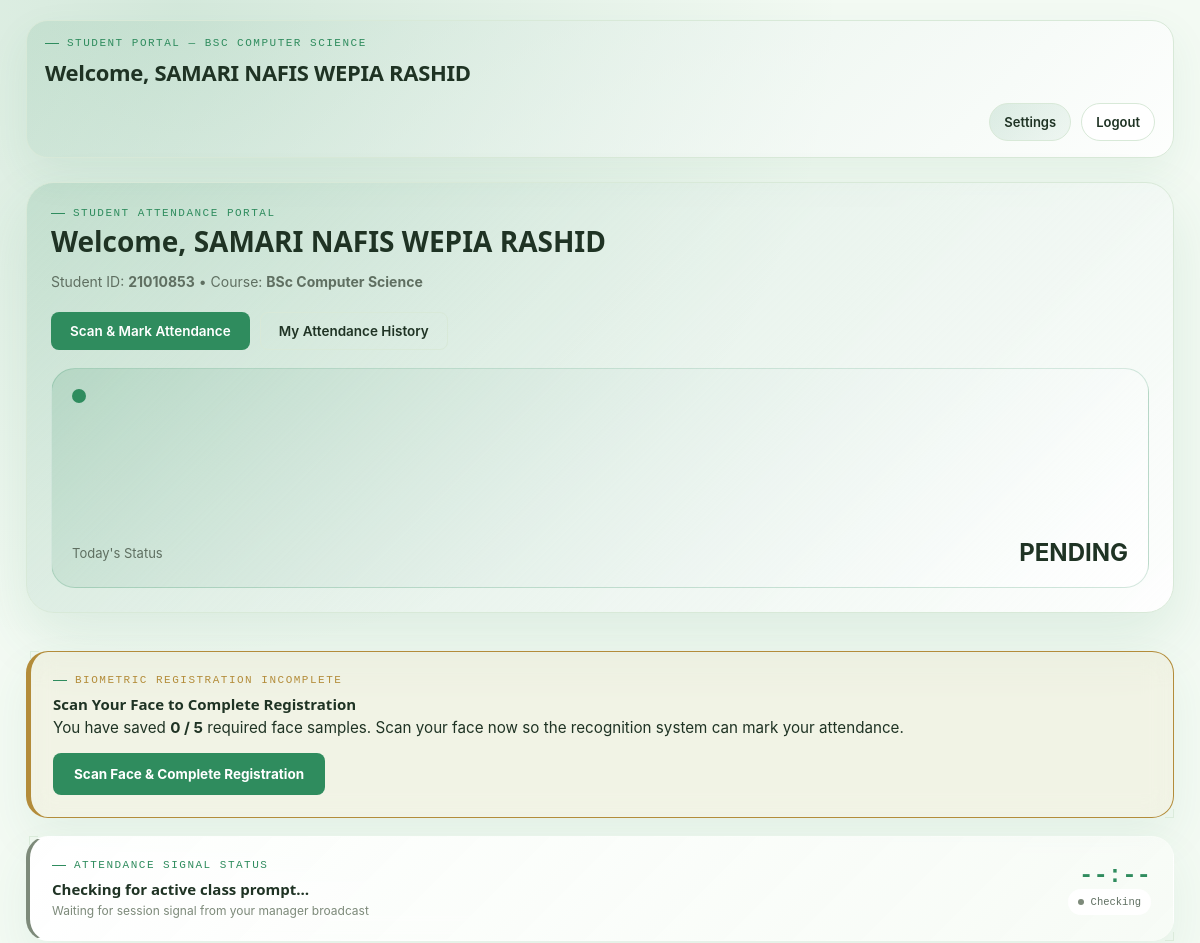
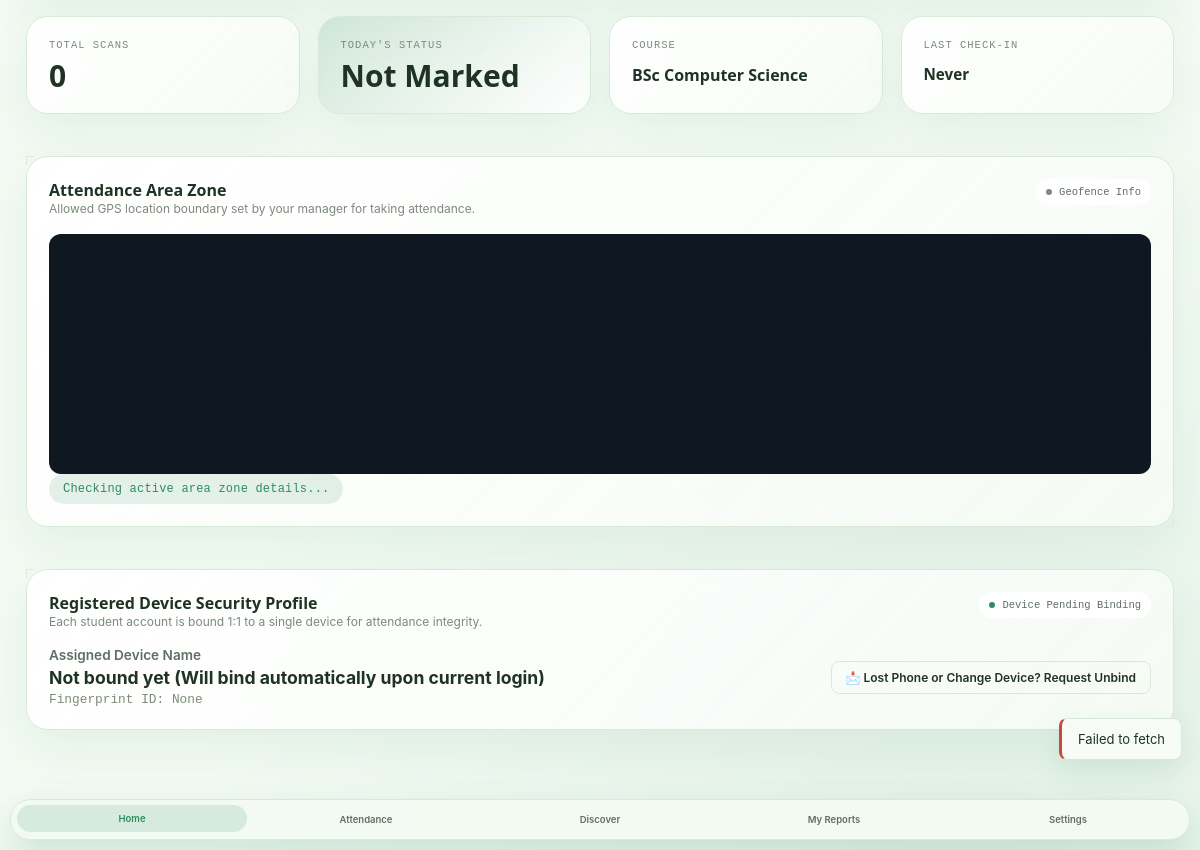
The page / (signed in) on the database its author committed (2 pictures, top to bottom).
### tables this page shows
CREATE TABLE students (
                id            INTEGER PRIMARY KEY AUTOINCREMENT,
                student_id    TEXT UNIQUE NOT NULL,
                full_name     TEXT NOT NULL,
                course        TEXT NOT NULL,
                email         TEXT,
                face_samples  INTEGER DEFAULT 0,
                created_at    TEXT NOT NULL
            , device_name TEXT, device_reset_requested INTEGER DEFAULT 0, device_reset_reason TEXT, device_id TEXT);

### app.py (the view)
@app.route("/")
def dashboard():
    if not session.get("logged_in"):
        return redirect(url_for("login_page"))
    if session.get("role") == "student":
        student_id = session.get("student_id")
        summary = db.get_student_summary(student_id) if student_id else None
        return render_template("dashboard.html", student_summary=summary)
    return render_template("dashboard.html")

### app.py (called while the page is built, shortened)
@app.before_request
def restrict_manager_access():
    is_restricted_api = request.endpoint in MANAGER_API_ENDPOINTS or (request.endpoint == "api_zone" and request.method == "POST")
    is_restricted_page = request.endpoint in MANAGER_PAGES

### database.py (called while the page is built)
def get_connection():
    conn = sqlite3.connect(DB_PATH)
    conn.row_factory = sqlite3.Row
    return conn

def get_student(student_id):
    conn = get_connection()
    row = conn.execute("SELECT * FROM students WHERE student_id = ?", (student_id,)).fetchone()
    conn.close()
    return dict(row) if row else None

def get_student_summary(student_id):
    student = get_student(student_id)
    if not student:
        return None
    conn = get_connection()
    total_scans = conn.execute("SELECT COUNT(*) AS c FROM attendance WHERE student_id = ?", (student_id,)).fetchone()["c"]
    today = date.today().isoformat()
    today_row = conn.execute("SELECT * FROM attendance WHERE student_id = ? AND date = ? ORDER BY id DESC LIMIT 1", (student_id, today)).fetchone()
    last_row = conn.execute("SELECT * FROM attendance WHERE student_id = ? ORDER BY id DESC LIMIT 1", (student_id,)).fetchone()
    conn.close()
    return {
        "student": student,
        "total_scans": total_scans,
        "attended_today": bool(today_row),
        "today_status": dict(today_row)["status"] if today_row else "not_marked",
        "last_scan": f"{last_row['date']} {last_row['time']}" if last_row else "Never",
    }

### templates/dashboard.html (shortened to what this page needs)
{% extends "base.html" %}
{% block content %}
{% if session.get('role') == 'student' %}
<div class="dashboard-shell">
  <div class="dashboard-main">
    <div class="hero-panel">
      <div class="hero-copy">
        <div class="eyebrow">Student Attendance Portal</div>
        <h1 class="hero-title">Welcome, {{ session.get('full_name') }}</h1>
        <p class="hero-sub">Student ID: <strong>{{ session.get('student_id') }}</strong> • Course: <strong>{{ session.get('course') }}</strong></p>
        <div class="hero-actions">
          <a class="btn btn-primary" href="/attendance">Scan & Mark Attendance</a>
          <a class="btn btn-ghost" href="/reports">My Attendance History</a>
        </div>
      </div>
      <div class="hero-glow-card">
        <div class="pulse-dot"></div>
        <div class="hero-metric">
          <span>Today's Status</span>
          <strong>{% if student_summary and student_summary.attended_today %}PRESENT{% else %}PENDING{% endif %}</strong>
        </div>
      </div>
    </div>
    {% if student_summary and student_summary.student and student_summary.student.face_samples < 5 %}
    <div class="card mb-24" id="student-face-enrollment-card" style="background: rgba(225, 194, 129, 0.12); border: 1.5px solid var(--warn, #b38c3a); border-left: 5px solid var(--warn, #b38c3a);">
      <div class="flex-between" style="flex-wrap:wrap; gap:16px;">
        <div>
          <div class="eyebrow" style="color:var(--warn, #b38c3a);">BIOMETRIC REGISTRATION INCOMPLETE</div>
          <h3 class="section-title" style="margin-top:2px;">Scan Your Face to Complete Registration</h3>
          <p class="section-hint" style="color:var(--text); font-size:0.95rem;">
            You have saved <strong id="stu-sample-count-disp">{{ student_summary.student.face_samples }} / 5</strong> required face samples. Scan your face now so the recognition system can mark your attendance.
          </p>
        </div>
        <div>
          <button class="btn btn-primary" id="open-face-enroll-btn" type="button" style="padding:12px 20px; font-weight:700;">
            Scan Face & Complete Registration
          </button>
        </div>
      </div>
    </div>
    {% endif %}
    <div class="card mb-24" id="student-active-signal-card" style="border: 1px solid rgba(255,255,255,0.15); border-left: 4px solid #7d8a7a;">
      <div class="flex-between">
        <div>
          <div class="eyebrow" id="stu-signal-eyebrow">ATTENDANCE SIGNAL STATUS</div>
          <h3 class="section-title" id="stu-signal-title">Checking for active class prompt…</h3>
          <p class="section-hint" id="stu-signal-sub">Waiting for session signal from your manager broadcast</p>
        </div>
        <div style="text-align:right;">
          <div class="mono" id="stu-signal-timer" style="font-size:1.5rem; font-weight:700; color:var(--accent);">--:--</div>
          <span class="status-chip mt-4" id="stu-signal-badge"><span class="dot"></span>Checking</span>
        </div>
      </div>
    </div>
    <div class="grid grid-4" id="student-stat-cards">
      <div class="card stat-card glow-card">
        <span class="stat-label">Total Scans</span>
        <div class="stat-value">{{ student_summary.total_scans if student_summary else 0 }}</div>
      </div>
      <div class="card stat-card glow-card accent">
        <span class="stat-label">Today's Status</span>
        <div class="stat-value">{% if student_summary and student_summary.attended_today %}Present{% else %}Not Marked{% endif %}</div>
      </div>
      <div class="card stat-card glow-card">
        <span class="stat-label">Course</span>
        <div class="stat-value" style="font-size:1.0rem; padding-top:6px; word-break:break-word;">{{ session.get('course') }}</div>
      </div>
      <div class="card stat-card glow-card">
        <span class="stat-label">Last Check-in</span>
        <div class="stat-value" style="font-size:0.95rem; padding-top:6px;">{{ student_summary.last_scan if student_summary else 'Never' }}</div>
      </div>
    </div>
    <div class="card mt-24">
      <div class="card-header">
        <div>
          <h3 class="section-title">Attendance Area Zone</h3>
          <p class="section-hint">Allowed GPS location boundary set by your manager for taking attendance.</p>
        </div>
        <span class="status-chip" id="stu-zone-chip"><span class="dot"></span>Geofence Info</span>
      </div>
      <div id="stu-map-preview" style="height: 240px; border-radius:12px; background:#0f1720;"></div>
      <div id="stu-zone-details" class="hint-pill mt-12">Checking active area zone details...</div>
    </div>
    <div class="card mt-24">
      <div class="card-header">
        <div>
          <h3 class="section-title">Registered Device Security Profile</h3>
          <p class="section-hint">Each student account is bound 1:1 to a single device for attendance integrity.</p>
        </div>
        <span class="status-chip">
          <span class="dot dot-live"></span>
          {% if student_summary and student_summary.student and student_summary.student.device_id %}
            Device Bound & Secured
          {% else %}
            Device Pending Binding
          {% endif %}
        </span>
      </div>
      <div class="grid grid-2 gap-16 mt-12" style="align-items:center;">
        <div>
          <div style="font-size:0.85rem; color:var(--text-mute); font-weight:600;">Assigned Device Name</div>
          <div style="font-size:1.1rem; font-weight:700; margin-top:4px;" id="stu-assigned-device-name">
            {% if student_summary and student_summary.student and student_summary.student.device_name %}
              {{ student_summary.student.device_name }}
            {% elif student_summary and student_summary.student and student_summary.student.device_id %}
              {{ student_summary.student.device_id }}
            {% else %}
              Not bound yet (Will bind automatically upon current login)
            {% endif %}
          </div>
          <div style="font-size:0.8rem; color:var(--text-faint); margin-top:4px;" class="mono">
            Fingerprint ID: {{ student_summary.student.device_id if (student_summary and student_summary.student and student_summary.student.device_id) else 'None' }}
          </div>
        </div>
        <div style="text-align:right;">
          {% if student_summary and student_summary.student and student_summary.student.device_reset_requested %}
            <div class="hint-pill" style="background:rgba(225,194,129,0.15); color:var(--warn); border:1px solid var(--warn); display:inline-block;">
              Device reset request pending manager approval.
            </div>
          {% else %}
            <button class="btn btn-ghost btn-sm" id="btn-request-device-reset" type="button">
              📩 Lost Phone or Change Device? Request Unbind
            </button>
          {% endif %}
        </div>
      </div>
    </div>
  </div>
</div>
{% endif %}
{% endblock %}

### templates/base.html (shortened to what this page needs)
<!doctype html>
<html lang="en">
  <head>
    <link rel="stylesheet" href="{{ url_for('static', filename='css/style.css') }}">
    <link rel="stylesheet" href="https://unpkg.com/leaflet@1.9.4/dist/leaflet.css" />
  </head>
  <body>
    <div class="shell {% if request.endpoint == 'login_page' %}login-page{% endif %}">
      <main class="main">
        {% if request.endpoint != 'login_page' %}
        <header class="top-bar">
          <div>
            {% if session.get('role') == 'student' %}
              <div class="eyebrow">Student Portal — {{ session.get('course', 'Enrolled') }}</div>
              <h1 class="page-title compact">Welcome, {{ session.get('full_name', 'Student') }}</h1>
            {% else %}
              <div class="eyebrow">Attendance Management</div>
              <h1 class="page-title compact">Dashboard</h1>
            {% endif %}
          </div>
          <div class="top-bar-actions">
            <button class="icon-button" type="button" data-settings-trigger>Settings</button>
            <a class="icon-button secondary" href="{{ url_for('logout') }}">Logout</a>
          </div>
        </header>
        {% endif %}
        {% block content %}{% endblock %}
      </main>
    </div>
    <nav class="mobile-nav" aria-label="Mobile navigation">
      <a class="mobile-nav-link {{ 'active' if request.endpoint == 'dashboard' else '' }}" href="/"><span>Home</span></a>
      {% if session.get('role') == 'manager' %}
        <a class="mobile-nav-link {{ 'active' if request.endpoint == 'register_page' else '' }}" href="/register"><span>Register</span></a>
        <a class="mobile-nav-link {{ 'active' if request.endpoint == 'reports_page' else '' }}" href="/reports"><span>Reports</span></a>
      {% elif session.get('role') == 'student' %}
        <a class="mobile-nav-link {{ 'active' if request.endpoint == 'attendance_page' else '' }}" href="/attendance"><span>Attendance</span></a>
        <a class="mobile-nav-link {{ 'active' if request.endpoint == 'discover_page' else '' }}" href="/discover"><span>Discover</span></a>
        <a class="mobile-nav-link {{ 'active' if request.endpoint == 'reports_page' else '' }}" href="/reports"><span>My Reports</span></a>
      {% endif %}
      <button class="mobile-nav-link" type="button" data-settings-trigger><span>Settings</span></button>
    </nav>
    <div id="toast-root"></div>
  </body>
</html>

### rows shown on the page
students: get "BSC COMPUTER SCIENCE", get "SAMARI NAFIS WEPIA RASHID", get "BSc Computer Science", student.face_samples "0"

### other values the page prints
{{ session.get('student_id') }} "21010853"
{{ student_summary.total_scans if student_summary else 0 }} "0"
{{ student_summary.last_scan if student_summary else 'Never' }} "Never"
